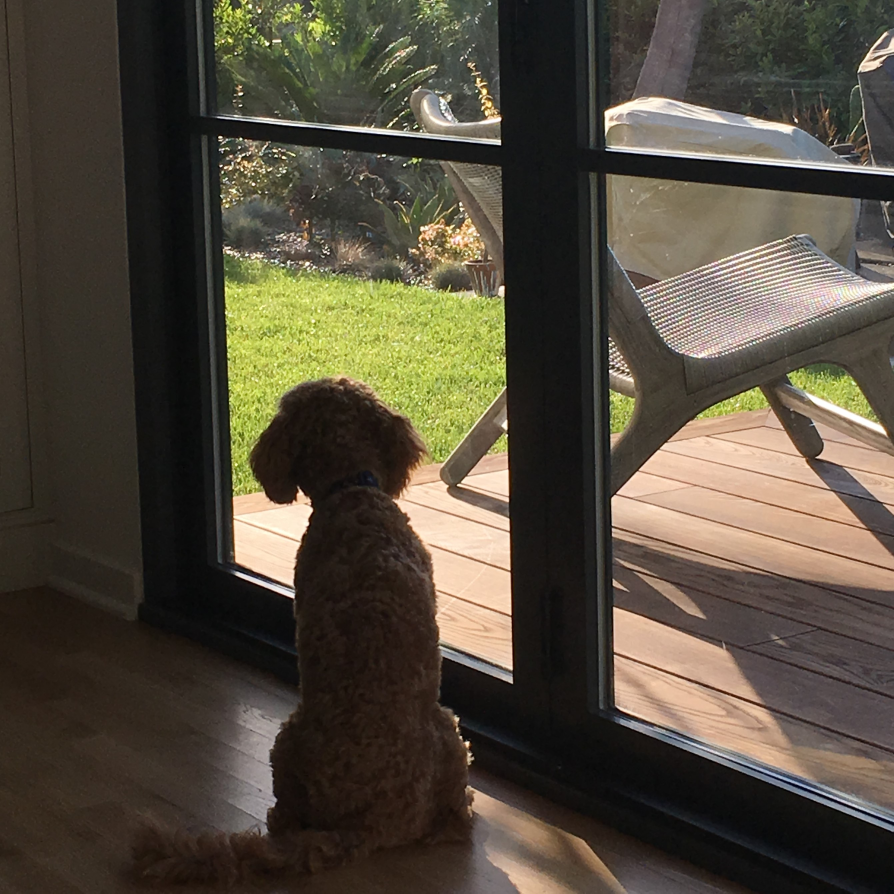
#> input picture ch06/inside.JPG, 2681 x 2680 px (shown at 1/3 size)
$ jupyter execute --allow-errors walkthrough.ipynb   (shell and % lines are left out)
#> lines starting #> are read from the running program, lines starting #| are printed output that depends on the picture
[cell 1]
class Vec2:
    def __init__(self, x, y):
        self.x = x
        self.y = y

    def add(self, v2):
        return Vec2(self.x + v2.x, self.y + v2.y)
#> call 3 of __init__, with x = 1, y = 10

    def scale(self, scalar):
        return Vec2(scalar * self.x, scalar * self.y)

    def __eq__(self, other):
        return self.x == other.x and self.y == other.y

    def __add__(self, v2):
        return self.add(v2)

    def __mul__(self, scalar):
        return self.scale(scalar)

    def __rmul__(self, scalar):
        return self.scale(scalar)

    def __repr__(self):
        return f"Vec2({self.x},{self.y})"

[cell 2]
v = Vec2(3, 4)
w = v.add(Vec2(-2, 6))
print(w.x)

[cell 3]
3.0 * Vec2(1, 0) + 4.0 * Vec2(0, 1)

[cell 4]
class Vec3:
    def __init__(self, x, y, z):
        self.x = x
        self.y = y
        self.z = z

    def add(self, v3):
        return Vec3(self.x + v3.x, self.y + v3.y, self.z + v3.z)

    def scale(self, scalar):
        return Vec3(scalar * self.x, scalar * self.y, scalar * self.z)

    def __eq__(self, other):
        return self.x == other.x and self.y == other.y and self.z == other.z

    def __add__(self, v3):
        return self.add(v3)

    def __mul__(self, scalar):
        return self.scale(scalar)

    def __rmul__(self, scalar):
        return self.scale(scalar)

    def __repr__(self):
        return f"Vec3({self.x},{self.y},{self.z})"

[cell 5]
2.0 * Vec3(1, 0, 0) + 3.0 * Vec3(0, 1, 0) + 4.0 * Vec3(0, 0, 1)
#> call 3 of __init__, with x = 0, y = 1, z = 0

[cell 6]
def average(v1, v2):
    return 0.5 * v1 + 0.5 * v2

[cell 7]
from abc import ABCMeta, abstractmethod


class Vector(metaclass=ABCMeta):
    @abstractmethod
    def add(self, other):
        pass

    @abstractmethod
    def scale(self, scalar):
        pass

    # [4 lines left out: function zero, not called in this run]

    def __add__(self, other):
        return self.add(other)

    def __mul__(self, scalar):
        return self.scale(scalar)

    def __rmul__(self, scalar):
        return self.scale(scalar)

    def subtract(self, other):
        return self.add(-1 * other)

    def __sub__(self, other):
        return self.subtract(other)

    def __neg__(self):  # 3
        return self.scale(-1)

[cell 8]
class Vec2(Vector):
    def __init__(self, x, y):
        self.x = x
        self.y = y

    def add(self, other):
        return Vec2(self.x + other.x, self.y + other.y)
#> call 3 of __init__, with x = 0.337, y = -1.36

    def scale(self, scalar):
        return Vec2(scalar * self.x, scalar * self.y)

    def __eq__(self, other):
        return self.x == other.x and self.y == other.y

    def __repr__(self):
        return f"Vec2({self.x},{self.y})"

[cell 9]
from random import uniform
from math import isclose


def random_scalar():
    return uniform(-10, 10)


def random_vec2():
    return Vec2(random_scalar(), random_scalar())


def approx_equal_vec2(v, w):
    return isclose(v.x, w.x) and isclose(v.y, w.y)


a = random_scalar()
u, v = random_vec2(), random_vec2()
assert approx_equal_vec2(a * (u + v), a * u + a * v)


def test(eq, a, b, u, v, w):
    assert eq(u + v, v + u)
    assert eq(u + (v + w), (u + v) + w)
    assert eq(a * (b * v), (a * b) * v)
    assert eq(1 * v, v)
    assert eq((a + b) * v, a * v + b * v)
    assert eq(a * v + a * w, a * (v + w))


for i in range(0, 100):
    a, b = random_scalar(), random_scalar()
    u, v, w = random_vec2(), random_vec2(), random_vec2()
    test(approx_equal_vec2, a, b, u, v, w)

[cell 10]
class Vec1(Vector):
    def __init__(self, x):
#> called with x = 0
        self.x = x

    def add(self, other):
        return Vec1(self.x + other.x)

    def scale(self, scalar):
        return Vec1(scalar * self.x)

    @classmethod
    def zero(cls):
        return Vec1(0)

    def __eq__(self, other):
        return self.x == other.x

    def __repr__(self):
        return "Vec1({})".format(self.x)

[cell 11]
Vec1.zero()

[cell 12]
class Vec0(Vector):
    def __init__(self):
        pass

    def add(self, other):
        return Vec0()

    def scale(self, scalar):
        return Vec0()

    @classmethod
    def zero(cls):
        return Vec0()

    def __eq__(self, other):
        return self.__class__ == other.__class__ == Vec0

    def __repr__(self):
        return "Vec0()"

[cell 13]
-3.14 * Vec0()

[cell 14]
from datetime import datetime


class CarForSale(Vector):
    retrieved_date = datetime(2018, 11, 30, 12)  # 1

    def __init__(
        self,
        model_year,
        mileage,
        price,
        posted_datetime,
        model="(virtual)",
        source="(virtual)",  # 2
        location="(virtual)",
        description="(virtual)",
    ):
        self.model_year = model_year
        self.mileage = mileage
        self.price = price
        self.posted_datetime = posted_datetime
        self.model = model
        self.source = source
        self.location = location
        self.description = description

    def add(self, other):
        def add_dates(d1, d2):  # 3
            age1 = CarForSale.retrieved_date - d1
            age2 = CarForSale.retrieved_date - d2
            sum_age = age1 + age2
            return CarForSale.retrieved_date - sum_age

        return CarForSale(  # 4
            self.model_year + other.model_year,
            self.mileage + other.mileage,
            self.price + other.price,
            add_dates(self.posted_datetime, other.posted_datetime),
        )

    def scale(self, scalar):
        def scale_date(d):  # 5
            age = CarForSale.retrieved_date - d
            return CarForSale.retrieved_date - (scalar * age)

        return CarForSale(
            scalar * self.model_year,
            scalar * self.mileage,
            scalar * self.price,
            scale_date(self.posted_datetime),
        )

    @classmethod
    def zero(cls):
        return CarForSale(0, 0, 0, CarForSale.retrieved_date)

[cell 15]
from json import loads, dumps
from pathlib import Path
from datetime import datetime

#> (the rest of this cell did not finish here and is left out)

#> (a cell that did not finish here is left out)

#> (a cell that did not finish here is left out)

#> (a cell that did not finish here is left out)

[cell 19]
import numpy as np
import matplotlib.pyplot as plt
from math import sin


def plot(fs, xmin, xmax):
#> called with xmin = -10, xmax = 10
    xs = np.linspace(xmin, xmax, 100)
    _fig, ax = plt.subplots()
    ax.axhline(y=0, color='k')
    ax.axvline(x=0, color='k')
    for f in fs:
        ys = [f(x) for x in xs]
        plt.plot(xs, ys)

[cell 20]
def f(x):
    return 0.5 * x + 3
def g(x):
    return sin(x)
def add_functions(f, g):
    return lambda x: f(x) + g(x)

plot([f, g, add_functions(f, g)], -10, 10)
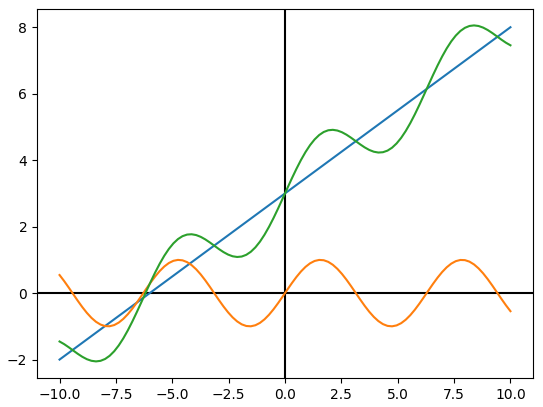
#> figure drawn by matplotlib, 1 panel; curve peaks at x = 10, y = 8

[cell 21]
class Matrix5_by_3(Vector):
    rows = 5
    columns = 3

    def __init__(self, matrix):
        self.matrix = matrix

    # [18 lines left out: functions add, scale, zero, not called in this run]

[cell 22]
from PIL import Image


class ImageVector(Vector):
    size = (300, 300)

    def __init__(self, input):
#> called with input = 'inside.JPG'
        try:
            img = Image.open(input).resize(ImageVector.size)
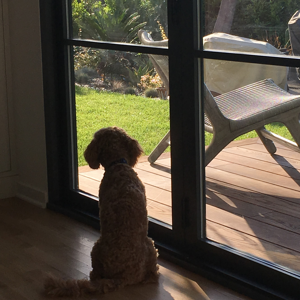
#> img: PIL image 300x300 RGB; mean R, G, B 82.8, 75.3, 61.2
            self.pixels = img.get_flattened_data()
        except:
            self.pixels = input

    # [12 lines left out: functions image, add, not called in this run]

    def scale(self, scalar):
        return ImageVector(
            [(scalar * r, scalar * g, scalar * b) for (r, g, b) in self.pixels]
        )

    # [4 lines left out: function zero, not called in this run]

    def _repr_png_(self):
        return self.image()._repr_png_()

#> (a cell that did not finish here is left out)

[cell 24]
white = ImageVector([(255, 255, 255)] * (ImageVector.size[0] * ImageVector.size[1]))

[cell 25]
ImageVector('melba_toy.jpg')
#> call 3 of __init__, with input = 'melba_toy.jpg'
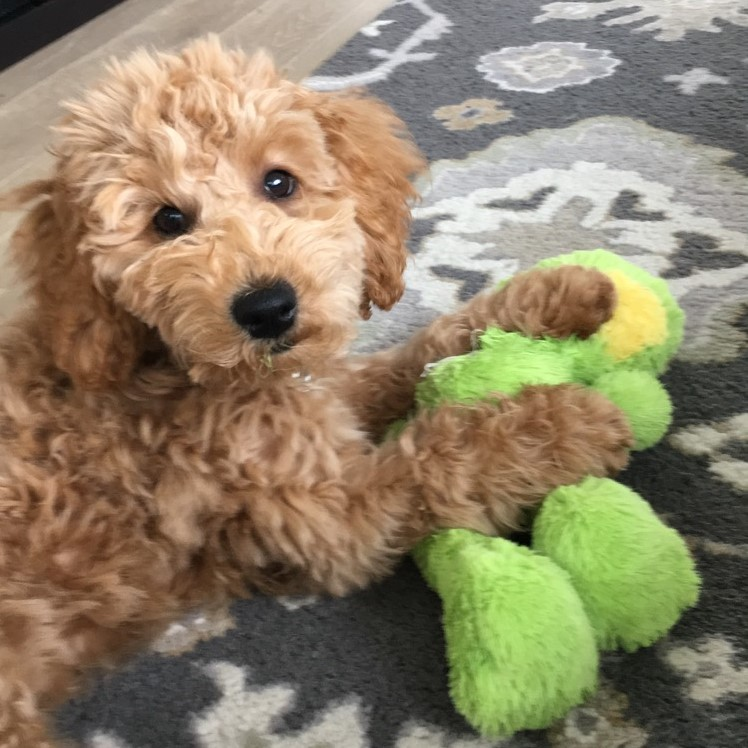
#> input picture ch06/melba_toy.jpg, 748 x 748 px

#> (a cell that did not finish here is left out)


[cell 27]
for i in range(0, 100):
    a, b = random_scalar(), random_scalar()
    u, v, w = random_scalar(), random_scalar(), random_scalar()
    test(isclose, a, b, u, v, w)

[cell 28]
def test(zero, eq, a, b, u, v, w):
    assert eq(u + v, v + u)
    assert eq(u + (v + w), (u + v) + w)
    assert eq(a * (b * v), (a * b) * v)
    assert eq(1 * v, v)
    assert eq((a + b) * v, a * v + b * v)
    assert eq(a * v + a * w, a * (v + w))
    # new tests
    assert eq(zero + v, v)
    assert eq(0 * v, zero)
    assert eq(-v + v, zero)

[cell 29]
from math import isclose
from random import uniform, random, randint
from datetime import datetime, timedelta


def random_time():
    return CarForSale.retrieved_date - timedelta(days=uniform(0, 10))


def approx_equal_time(t1, t2):
    test = datetime.now()
    return isclose((test - t1).total_seconds(), (test - t2).total_seconds())


def random_car():
    return CarForSale(
        randint(1990, 2019), randint(0, 250000), 27000.0 * random(), random_time()
    )


def approx_equal_car(c1, c2):
    return (
        isclose(c1.model_year, c2.model_year)
        and isclose(c1.mileage, c2.mileage)
        and isclose(c1.price, c2.price)
        and approx_equal_time(c1.posted_datetime, c2.posted_datetime)
    )


for i in range(0, 100):
    a, b = random_scalar(), random_scalar()
    u, v, w = random_car(), random_car(), random_car()
    test(CarForSale.zero(), approx_equal_car, a, b, u, v, w)

[cell 30]
class Function(Vector):
    def __init__(self, f):
        self.function = f

    def add(self, other):
        return Function(lambda x: self.function(x) + other.function(x))

    def scale(self, scalar):
        return Function(lambda x: scalar * self.function(x))

    @classmethod
    def zero(cls):
        return Function(lambda x: 0)

    def __call__(self, arg):
        return self.function(arg)

[cell 31]
f = Function(lambda x: 0.5 * x + 3)
g = Function(sin)

[cell 32]
plot([f, g, f + g, 3 * g], -10, 10)
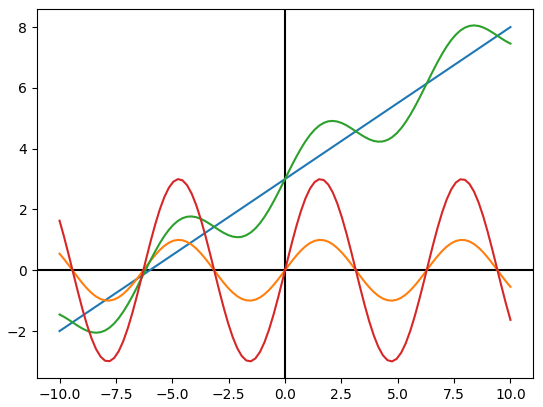
#> figure drawn by matplotlib, 1 panel; curve peaks at x = 10, y = 8

[cell 33]
def approx_equal_function(f, g):
    results = []
    for _ in range(0, 10):
        x = uniform(-10, 10)
        results.append(isclose(f(x), g(x)))
    return all(results)

[cell 34]
approx_equal_function(lambda x: (x * x) / x, lambda x: x)

[cell 35]
class LinearFunction(Vector):
    def __init__(self, a, b):
        self.a = a
        self.b = b

    def add(self, v):
        return LinearFunction(self.a + v.a, self.b + v.b)

    def scale(self, scalar):
        return LinearFunction(scalar * self.a, scalar * self.b)

    def __call__(self, x):
        return self.a * x + self.b

    @classmethod
    def zero(cls):
        return LinearFunction(0, 0, 0)

[cell 36]
plot([LinearFunction(-2, 2)], -5, 5)
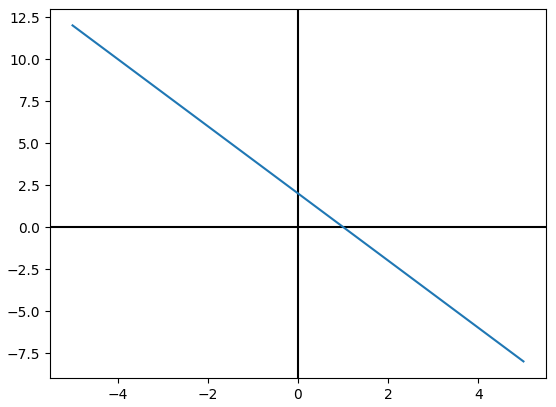
#> figure drawn by matplotlib, 1 panel; curve peaks at x = -5, y = 12
